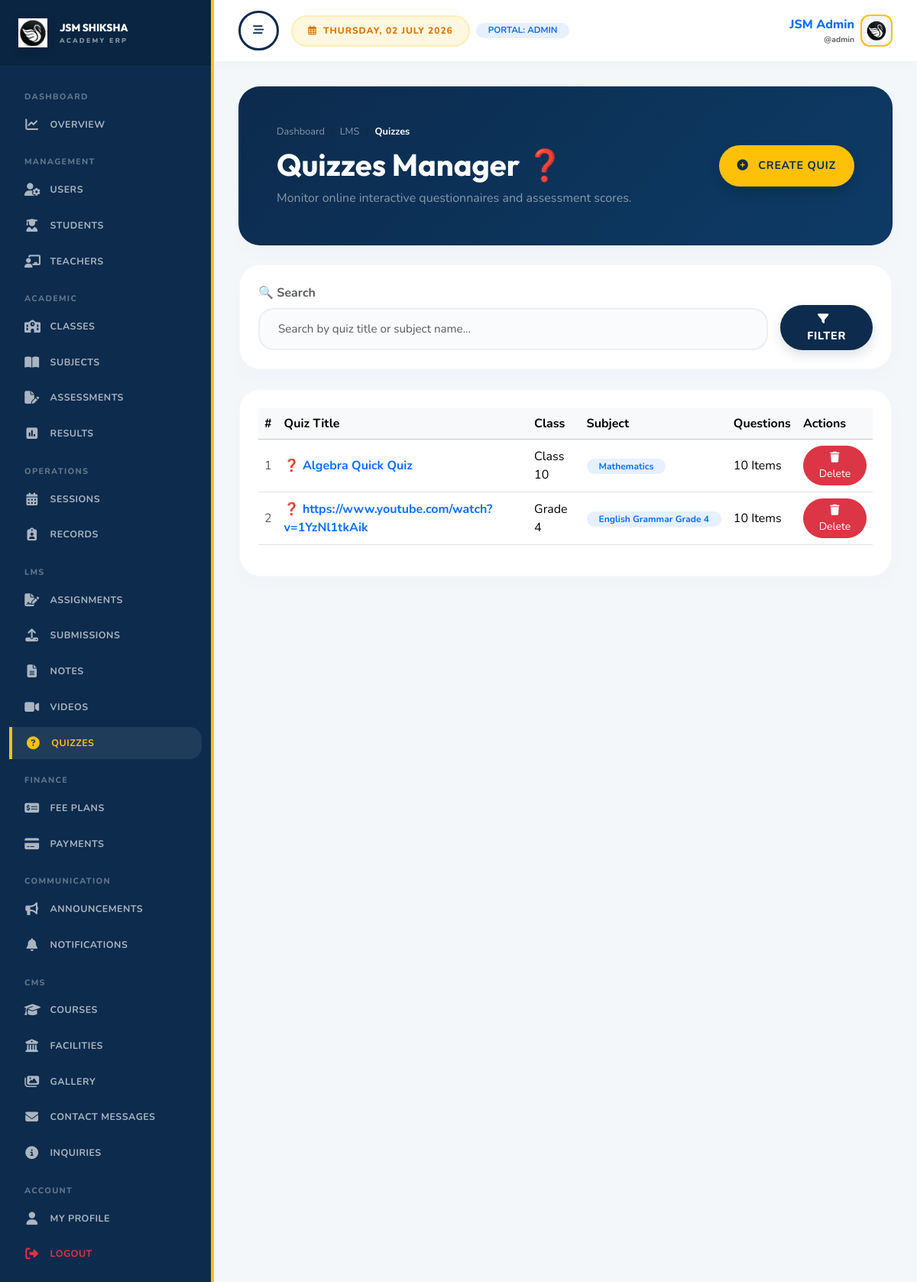
The app's page /dashboard/admin/quizzes/ (signed in), older data.
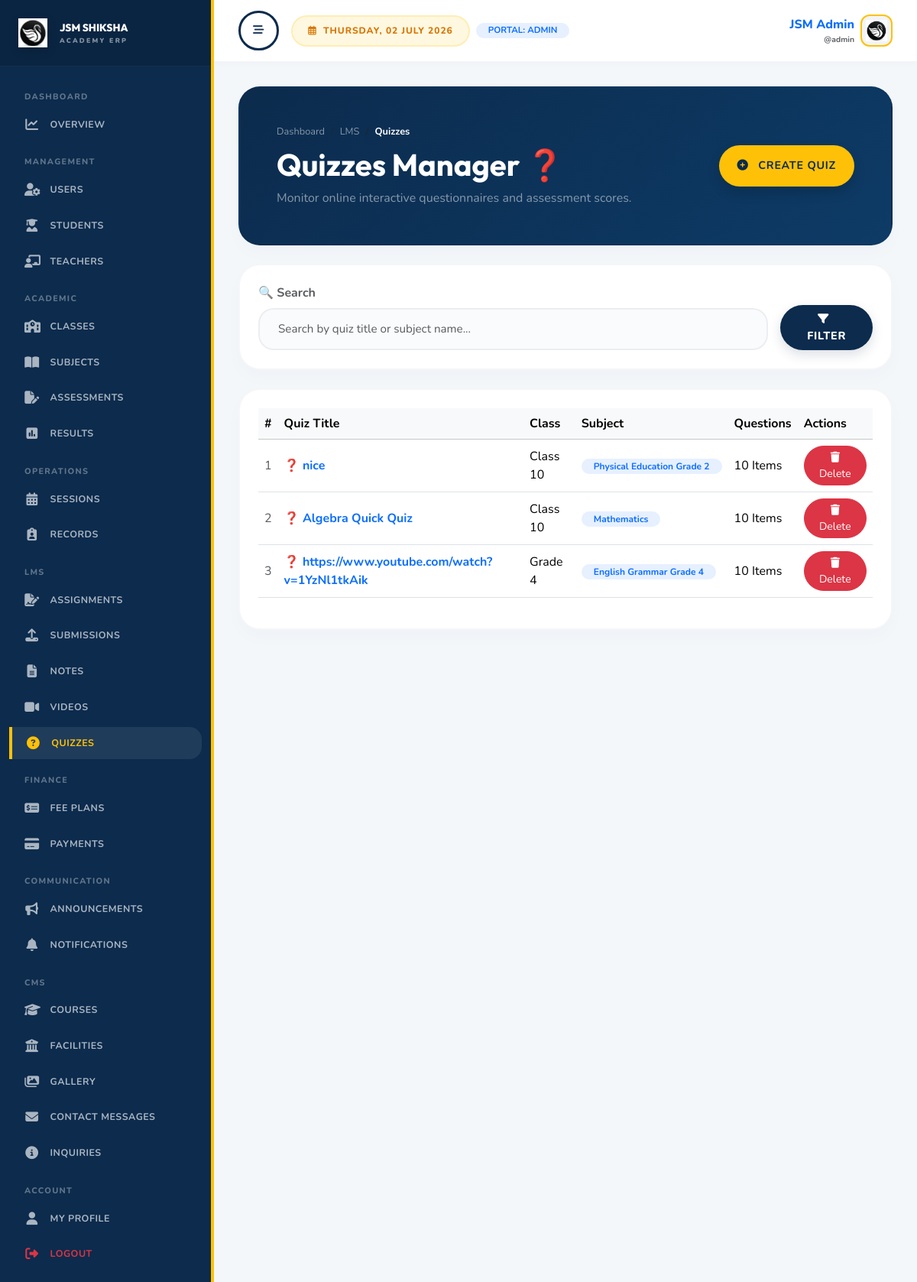
The same page, newer data.
### learning/models.py (models this page shows, shortened)
class LearningResource(models.Model):
    classroom = models.ForeignKey("academics.ClassRoom", on_delete=models.CASCADE, related_name="%(class)s_resources")
    subject = models.ForeignKey("academics.Subject", on_delete=models.CASCADE, related_name="%(class)s_resources")
    teacher = models.ForeignKey(
        "users.TeacherProfile",
        on_delete=models.SET_NULL,
        related_name="%(class)s_resources",
        blank=True,
        null=True,
    )
    title = models.CharField(max_length=180)
    description = models.TextField(blank=True)
    is_published = models.BooleanField(default=True)
    published_at = models.DateTimeField(blank=True, null=True)
    created_at = models.DateTimeField(auto_now_add=True)
    updated_at = models.DateTimeField(auto_now=True)
    class Meta:
        abstract = True
        ordering = ["-created_at"]

class Quiz(LearningResource):
    instructions = models.TextField(blank=True)
    total_questions = models.PositiveIntegerField(default=0)
    max_marks = models.PositiveIntegerField(default=0)
    starts_at = models.DateTimeField(blank=True, null=True)
    ends_at = models.DateTimeField(blank=True, null=True)

### academics/models.py (models this page shows, shortened)
class ClassRoom(models.Model):
    name = models.CharField(max_length=80)
    section = models.CharField(max_length=20, blank=True)
    academic_year = models.CharField(max_length=20)
    capacity = models.PositiveIntegerField(default=40)
    class_teacher = models.ForeignKey(
        "users.TeacherProfile",
        on_delete=models.SET_NULL,
        related_name="classrooms",
        blank=True,
        null=True,
    )
    is_active = models.BooleanField(default=True)
    created_at = models.DateTimeField(auto_now_add=True)
    updated_at = models.DateTimeField(auto_now=True)
    class Meta:
        constraints = [
            models.UniqueConstraint(
                fields=["name", "section", "academic_year"],
                name="unique_classroom_per_year",
            )
        ]
        ordering = ["name", "section"]

class Subject(models.Model):
    classroom = models.ForeignKey(ClassRoom, on_delete=models.CASCADE, related_name="subjects")
    teacher = models.ForeignKey(
        "users.TeacherProfile",
        on_delete=models.SET_NULL,
        related_name="subjects",
        blank=True,
        null=True,
    )
    name = models.CharField(max_length=120)
    code = models.CharField(max_length=30)
    description = models.TextField(blank=True)
    is_active = models.BooleanField(default=True)
    created_at = models.DateTimeField(auto_now_add=True)
    updated_at = models.DateTimeField(auto_now=True)
    class Meta:
        constraints = [
            models.UniqueConstraint(
                fields=["classroom", "code"],
                name="unique_subject_code_per_classroom",
            )
        ]
        ordering = ["classroom__name", "name"]

### dashboard/views.py (the view, shortened to what this page needs)
# urls.py: path("dashboard/admin/quizzes/", views.admin_quizzes, name="admin_quizzes"),
@login_required
def admin_quizzes(request):
    if request.user.role != "admin":
        return redirect("dashboard_redirect")
    q = request.GET.get("q", "").strip()
    quizzes = Quiz.objects.all().select_related("classroom", "subject").order_by("-created_at")
    if q:
        quizzes = quizzes.filter(Q(title__icontains=q) | Q(subject__name__icontains=q))
    classrooms = ClassRoom.objects.all()
    subjects = Subject.objects.all()
    return render(request, "admin/quizzes.html", {
        "quizzes": quizzes,
        "classrooms": classrooms,
        "subjects": subjects,
        "is_dashboard_view": True,
        "q": q
    })

### users/models.py (called while the page is built)
    @property
    def full_name(self):
        name = f"{self.first_name} {self.last_name}".strip()
        return name or self.username

### templates/admin/quizzes.html (shortened to what this page needs)
{% extends "dashboard_base.html" %}
{% load static %}
{% block dashboard_content %}
<div class="premium-card p-4 p-md-5 mb-4 text-white" style="background: linear-gradient(135deg, #0c2b4d 0%, #0d3b66 100%);">
    <div class="row align-items-center">
        <div class="col-md-8">
            <nav aria-label="breadcrumb">
                <ol class="breadcrumb mb-2" style="font-size: 0.8rem;">
                    <li class="breadcrumb-item"><a href="{% url 'admin_overview' %}" class="text-white-50 text-decoration-none">Dashboard</a></li>
                    <li class="breadcrumb-item text-white-50" aria-current="page">LMS</li>
                    <li class="breadcrumb-item active text-white fw-bold" aria-current="page">Quizzes</li>
                </ol>
            </nav>
            <h1 class="display-6 fw-bold text-white mb-2" style="font-family:'Outfit',sans-serif;">Quizzes Manager ❓</h1>
            <p class="text-white-50 mb-0">Monitor online interactive questionnaires and assessment scores.</p>
        </div>
        <div class="col-md-4 text-end mt-3 mt-md-0">
            <button class="btn btn-premium-accent rounded-pill px-4 py-3 fw-bold shadow" data-bs-toggle="modal" data-bs-target="#createQuizModal">
                <i class="fa-solid fa-plus-circle me-2"></i> Create Quiz
            </button>
        </div>
    </div>
</div>
<div class="premium-card p-4 bg-white mb-4">
    <form method="get" class="row g-3 align-items-end">
        <div class="col-md-10">
            <label class="form-label fw-bold text-xs uppercase text-muted" for="q">🔍 Search</label>
            <input type="text" name="q" id="q" value="{{ q|default:'' }}" class="form-control rounded-pill" placeholder="Search by quiz title or subject name...">
        </div>
        <div class="col-md-2">
            <button type="submit" class="btn btn-premium-primary rounded-pill w-100 py-2"><i class="fa-solid fa-filter me-2"></i>Filter</button>
        </div>
    </form>
</div>
<div class="premium-card p-4 bg-white">
    <div class="table-responsive">
        <table class="table table-hover align-middle">
            <thead class="table-light">
                <tr>
                    <th>#</th>
                    <th>Quiz Title</th>
                    <th>Class</th>
                    <th>Subject</th>
                    <th>Questions</th>
                    <th>Actions</th>
                </tr>
            </thead>
            <tbody>
                {% for quiz in quizzes %}
                <tr>
                    <td class="text-muted">{{ forloop.counter }}</td>
                    <td class="fw-bold text-primary">❓ {{ quiz.title }}</td>
                    <td>{{ quiz.classroom.name }}</td>
                    <td><span class="badge bg-primary bg-opacity-10 text-primary rounded-pill px-3 py-1 fw-bold">{{ quiz.subject.name }}</span></td>
                    <td>{{ quiz.total_questions|default:"10" }} Items</td>
                    <td>
                        <a href="{% url 'admin_quizzes_delete' quiz.id %}" class="btn btn-sm btn-danger rounded-pill px-3 py-1" onclick="return confirm('Delete this quiz?')">
                            <i class="fa-solid fa-trash"></i> Delete
                        </a>
                    </td>
                </tr>
                {% empty %}
                <tr><td colspan="6" class="text-center py-5 text-muted">No quizzes registered.</td></tr>
                {% endfor %}
            </tbody>
        </table>
    </div>
</div>
{% endblock %}

Row changes from the older to the newer data that the page shows:
added Quiz: title "nice", classroom.name "Class 10", subject.name "Physical Education Grade 2", total_questions "10"
